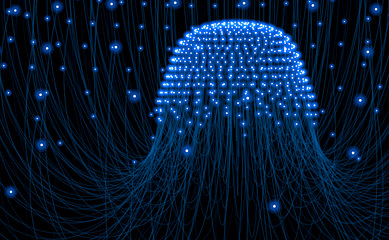
#> input picture src/img/9/medusa.jpg, 389 x 240 px
$ python 1_resizing.py
#> lines starting #> are read from the running program, lines starting #| are printed output that depends on the picture
import numpy as np
import cv2
# métodos disponibles con cv2.resize():
"""
La función usa diferentes métodos de interpolación, siendo los más usados:
cv2.INTER_AREA, para contraer la imagen y cv2.INTER_CUBIC (suave) &
cv2.INTER_LINEAR, para acercar la imagen. El método de interpolación
utilizado por defecto es cv2.INTER_LINEAR.
"""

img = cv2.imread("../src/img/9/medusa.jpg")
#> img is the input picture: shape (240, 389, 3); mean B, G, R 51.2, 26.3, 5.8

# Indicando el factor de escala
res = cv2.resize(img, None, fx=0.5, fy=0.5, interpolation=cv2.INTER_CUBIC)
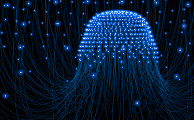
#> res: shape (120, 194, 3); mean B, G, R 51.5, 26.5, 6.2

# Indicando manualmente el tamaño
height, width = img.shape[:2]
#> height = 240; width = 389
res2 = cv2.resize(img, (int(0.5*width), 120), interpolation = cv2.INTER_CUBIC)
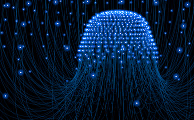
#> res2: shape (120, 194, 3); mean B, G, R 51.4, 26.4, 6
# Mostramos la original y la manipulada
cv2.imshow("Original", img)
cv2.imshow("Redimensionada", res)
cv2.imshow("Redimensionada 2", res2)

cv2.waitKey(0)
cv2.destroyAllWindows()
